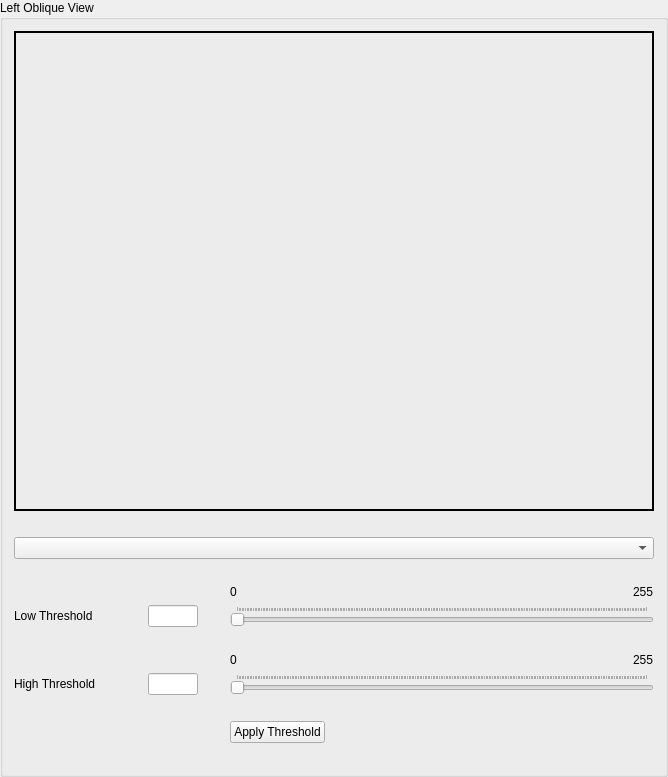
         <widget class="QGroupBox" name="groupBox_5">
          <property name="title">
           <string>Left Oblique View</string>
          </property>
          <layout class="QGridLayout" name="gridLayout_7">
           <item row="5" column="2">
            <widget class="QLineEdit" name="leftObliqueViewLowThreshField">
             <property name="sizePolicy">
              <sizepolicy hsizetype="Fixed" vsizetype="Fixed">
               <horstretch>0</horstretch>
               <verstretch>0</verstretch>
              </sizepolicy>
             </property>
             <property name="maximumSize">
              <size>
               <width>50</width>
               <height>30</height>
              </size>
             </property>
            </widget>
           </item>
           <item row="8" column="3">
            <spacer name="horizontalSpacer_20">
             <property name="orientation">
              <enum>Qt::Horizontal</enum>
             </property>
             <property name="sizeType">
              <enum>QSizePolicy::Fixed</enum>
             </property>
             <property name="sizeHint" stdset="0">
              <size>
               <width>20</width>
               <height>20</height>
              </size>
             </property>
            </spacer>
           </item>
           <item row="8" column="0">
            <widget class="QLabel" name="label_33">
             <property name="sizePolicy">
              <sizepolicy hsizetype="Fixed" vsizetype="Fixed">
               <horstretch>0</horstretch>
               <verstretch>0</verstretch>
              </sizepolicy>
             </property>
             <property name="text">
              <string>High Threshold</string>
             </property>
            </widget>
           </item>
           <item row="1" column="0">
            <spacer name="verticalSpacer_15">
             <property name="orientation">
              <enum>Qt::Vertical</enum>
             </property>
             <property name="sizeType">
              <enum>QSizePolicy::Fixed</enum>
             </property>
             <property name="sizeHint" stdset="0">
              <size>
               <width>20</width>
               <height>20</height>
              </size>
             </property>
            </spacer>
           </item>
           <item row="3" column="0">
            <spacer name="verticalSpacer_26">
             <property name="orientation">
              <enum>Qt::Vertical</enum>
             </property>
             <property name="sizeType">
              <enum>QSizePolicy::Fixed</enum>
             </property>
             <property name="sizeHint" stdset="0">
              <size>
               <width>20</width>
               <height>20</height>
              </size>
             </property>
            </spacer>
           </item>
           <item row="8" column="1">
            <spacer name="horizontalSpacer_19">
             <property name="orientation">
              <enum>Qt::Horizontal</enum>
             </property>
             <property name="sizeType">
              <enum>QSizePolicy::Fixed</enum>
             </property>
             <property name="sizeHint" stdset="0">
              <size>
               <width>40</width>
               <height>20</height>
              </size>
             </property>
            </spacer>
           </item>
           <item row="0" column="0" colspan="6" alignment="Qt::AlignHCenter">
            <widget class="QLabel" name="leftObliqueViewEdgeImageLabel">
             <property name="sizePolicy">
              <sizepolicy hsizetype="Fixed" vsizetype="Fixed">
               <horstretch>0</horstretch>
               <verstretch>0</verstretch>
              </sizepolicy>
             </property>
             <property name="minimumSize">
              <size>
               <width>640</width>
               <height>480</height>
              </size>
             </property>
             <property name="frameShape">
              <enum>QFrame::WinPanel</enum>
             </property>
             <property name="text">
              <string/>
             </property>
            </widget>
           </item>
           <item row="5" column="4" colspan="2">
            <widget class="QSlider" name="leftObliqueViewLowThreshSlider">
             <property name="maximum">
              <number>255</number>
             </property>
             <property name="orientation">
              <enum>Qt::Horizontal</enum>
             </property>
             <property name="tickPosition">
              <enum>QSlider::TicksAbove</enum>
             </property>
             <property name="tickInterval">
              <number>1</number>
             </property>
            </widget>
           </item>
           <item row="11" column="0">
            <spacer name="verticalSpacer_16">
             <property name="orientation">
              <enum>Qt::Vertical</enum>
             </property>
             <property name="sizeType">
              <enum>QSizePolicy::Fixed</enum>
             </property>
             <property name="sizeHint" stdset="0">
              <size>
               <width>20</width>
               <height>20</height>
              </size>
             </property>
            </spacer>
           </item>
           <item row="5" column="0">
            <widget class="QLabel" name="label_24">
             <property name="sizePolicy">
              <sizepolicy hsizetype="Fixed" vsizetype="Fixed">
               <horstretch>0</horstretch>
               <verstretch>0</verstretch>
              </sizepolicy>
             </property>
             <property name="text">
              <string>Low Threshold</string>
             </property>
            </widget>
           </item>
           <item row="6" column="0">
            <spacer name="verticalSpacer_17">
             <property name="orientation">
              <enum>Qt::Vertical</enum>
             </property>
             <property name="sizeType">
              <enum>QSizePolicy::Fixed</enum>
             </property>
             <property name="sizeHint" stdset="0">
              <size>
               <width>20</width>
               <height>20</height>
              </size>
             </property>
            </spacer>
           </item>
           <item row="8" column="2">
            <widget class="QLineEdit" name="leftObliqueViewHighThreshField">
             <property name="sizePolicy">
              <sizepolicy hsizetype="Fixed" vsizetype="Fixed">
               <horstretch>0</horstretch>
               <verstretch>0</verstretch>
              </sizepolicy>
             </property>
             <property name="maximumSize">
              <size>
               <width>50</width>
               <height>30</height>
              </size>
             </property>
            </widget>
           </item>
           <item row="5" column="3">
            <spacer name="horizontalSpacer_14">
             <property name="orientation">
              <enum>Qt::Horizontal</enum>
             </property>
             <property name="sizeType">
              <enum>QSizePolicy::Fixed</enum>
             </property>
             <property name="sizeHint" stdset="0">
              <size>
               <width>20</width>
               <height>20</height>
              </size>
             </property>
            </spacer>
           </item>
           <item row="4" column="4">
            <widget class="QLabel" name="label_25">
             <property name="sizePolicy">
              <sizepolicy hsizetype="Fixed" vsizetype="Fixed">
               <horstretch>0</horstretch>
               <verstretch>0</verstretch>
              </sizepolicy>
             </property>
             <property name="text">
              <string>0</string>
             </property>
            </widget>
           </item>
           <item row="5" column="1">
            <spacer name="horizontalSpacer_13">
             <property name="orientation">
              <enum>Qt::Horizontal</enum>
             </property>
             <property name="sizeType">
              <enum>QSizePolicy::Fixed</enum>
             </property>
             <property name="sizeHint" stdset="0">
              <size>
               <width>40</width>
               <height>20</height>
              </size>
             </property>
            </spacer>
           </item>
           <item row="8" column="4" colspan="2">
            <widget class="QSlider" name="leftObliqueViewHighThreshSlider">
             <property name="maximum">
              <number>255</number>
             </property>
             <property name="orientation">
              <enum>Qt::Horizontal</enum>
             </property>
             <property name="tickPosition">
              <enum>QSlider::TicksAbove</enum>
             </property>
             <property name="tickInterval">
              <number>1</number>
             </property>
            </widget>
           </item>
           <item row="7" column="4">
            <widget class="QLabel" name="label_34">
             <property name="sizePolicy">
              <sizepolicy hsizetype="Fixed" vsizetype="Fixed">
               <horstretch>0</horstretch>
               <verstretch>0</verstretch>
              </sizepolicy>
             </property>
             <property name="text">
              <string>0</string>
             </property>
            </widget>
           </item>
           <item row="4" column="5" alignment="Qt::AlignRight">
            <widget class="QLabel" name="label_26">
             <property name="sizePolicy">
              <sizepolicy hsizetype="Fixed" vsizetype="Fixed">
               <horstretch>0</horstretch>
               <verstretch>0</verstretch>
              </sizepolicy>
             </property>
             <property name="text">
              <string>255</string>
             </property>
            </widget>
           </item>
           <item row="7" column="5" alignment="Qt::AlignRight">
            <widget class="QLabel" name="label_35">
             <property name="sizePolicy">
              <sizepolicy hsizetype="Fixed" vsizetype="Fixed">
               <horstretch>0</horstretch>
               <verstretch>0</verstretch>
              </sizepolicy>
             </property>
             <property name="text">
              <string>255</string>
             </property>
            </widget>
           </item>
           <item row="10" column="4">
            <widget class="QPushButton" name="leftObliqueViewThreshApplyButton">
             <property name="text">
              <string>Apply Threshold</string>
             </property>
            </widget>
           </item>
           <item row="9" column="0">
            <spacer name="verticalSpacer_18">
             <property name="orientation">
              <enum>Qt::Vertical</enum>
             </property>
             <property name="sizeType">
              <enum>QSizePolicy::Fixed</enum>
             </property>
             <property name="sizeHint" stdset="0">
              <size>
               <width>20</width>
               <height>20</height>
              </size>
             </property>
            </spacer>
           </item>
           <item row="2" column="0" colspan="6">
            <widget class="QComboBox" name="leftObliqueViewEdgeAlgo"/>
           </item>
          </layout>
         </widget>
